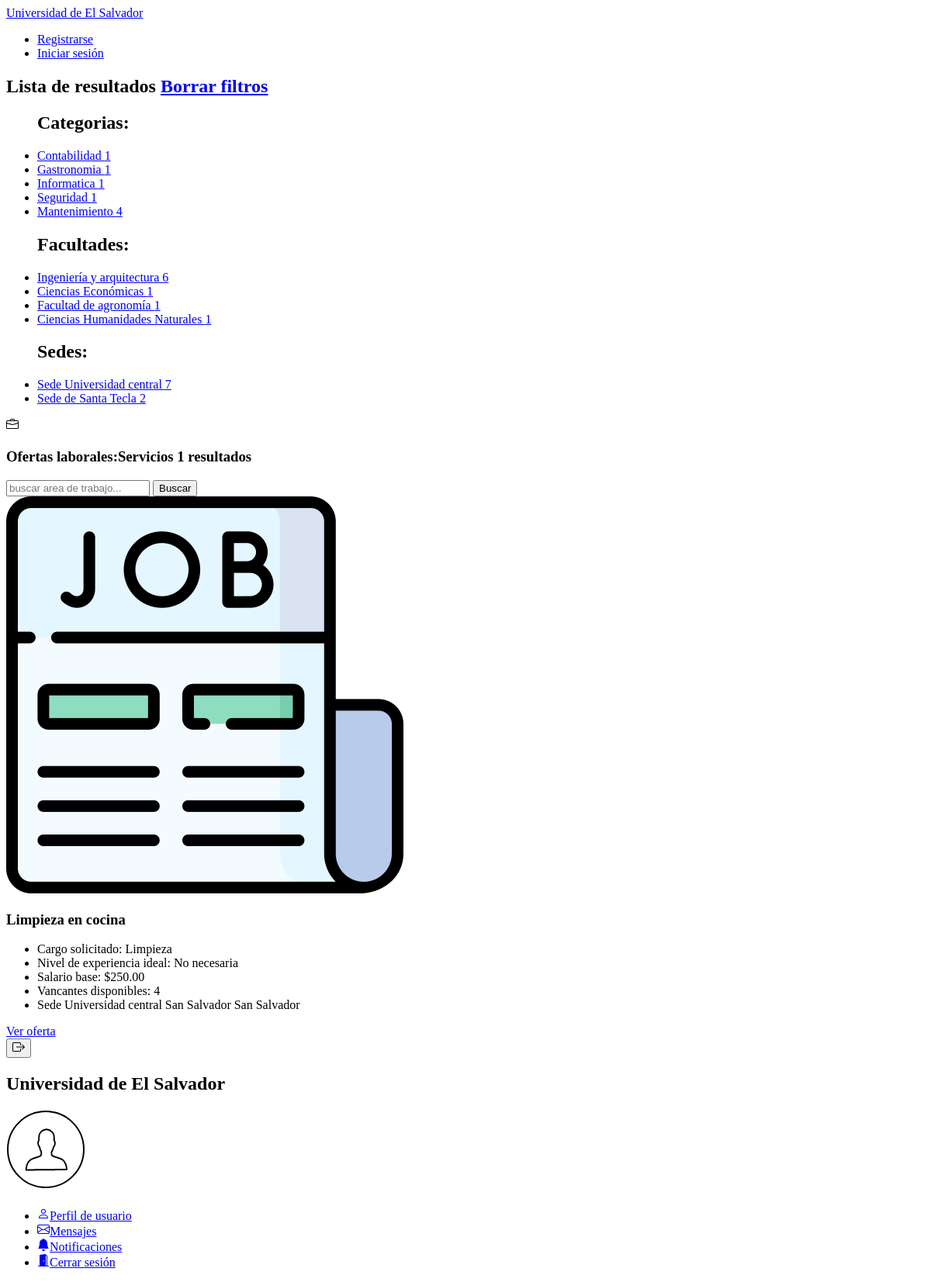
/busqueda/Servicios/, run on an earlier commit of the app's database.
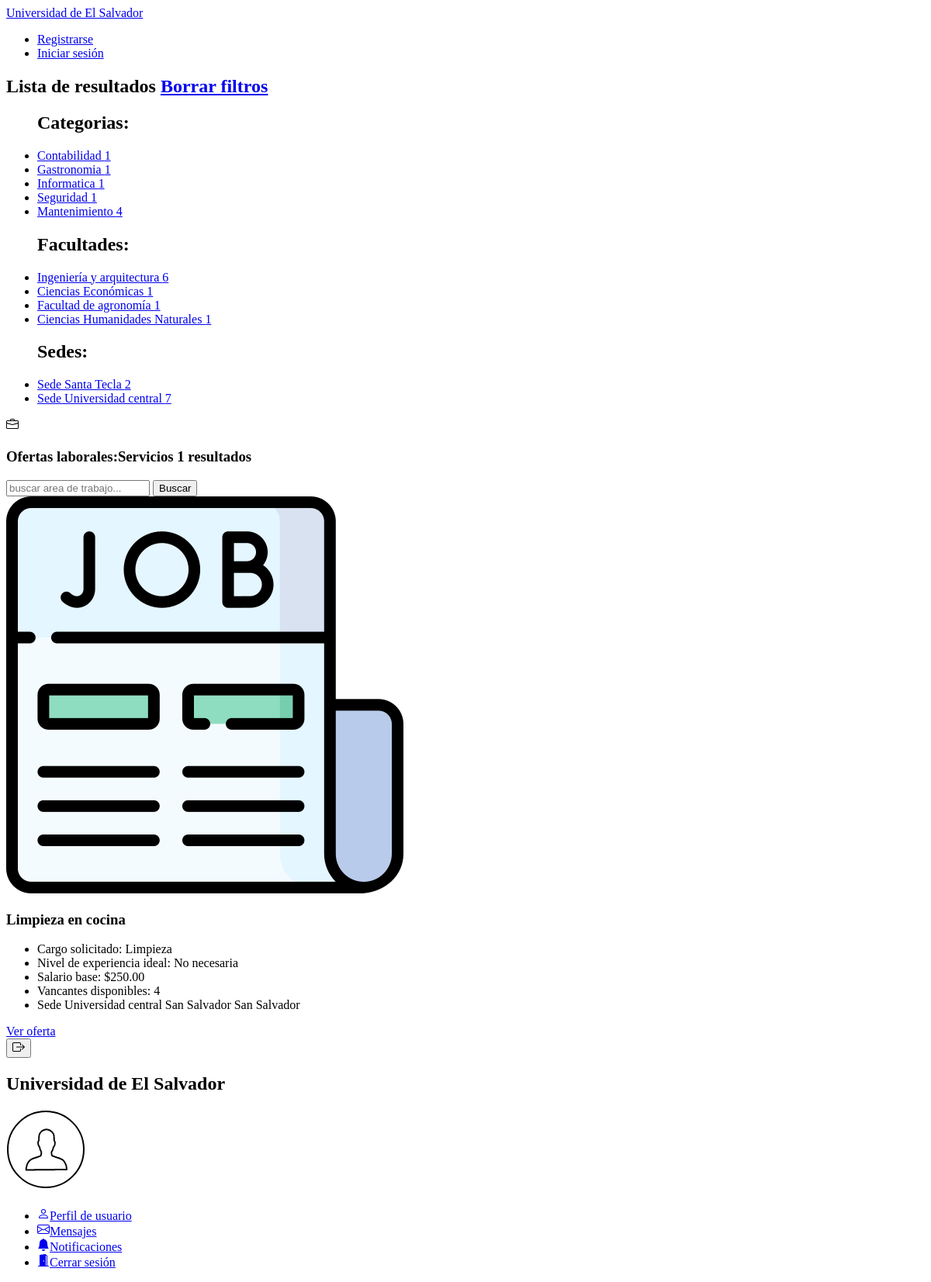
And on a later commit of the database.
### apps/OfertasLaborales/models.py (models this page shows, shortened)
class Categoria(models.Model):
    nombre = models.CharField(max_length=100, default=None)

class Facultad(models.Model):
    nombre = models.CharField(max_length=100, default=None)

class Sede(models.Model):
    nombre = models.CharField(max_length=100, default=None)
    ciudad = models.CharField(max_length=100, default=None, null=True)
    departamento = models.CharField(max_length=100, default=None, null=True)

class OfertaLaboral(models.Model):
    area_de_trabajo = models.CharField(max_length=150, default=None, null=True)
    cargo_solicitado = models.CharField(max_length=150, default=None, null=True)
    vacantes = models.CharField(max_length=150, default=None, null=True)
    tipo_contratacion = models.CharField(max_length=150, default=None, null=True)
    nivel_experiencia = models.CharField(max_length=150, default=None, null=True)
    generos = models.CharField(max_length=150, default=None, null=True)
    edad_solicitada = models.CharField(max_length=150, default=None, null=True)
    salario_minimo = models.DecimalField(max_digits=10000,decimal_places=2,default=0.00, null=True)
    salario_maximo = models.DecimalField(max_digits=10000,decimal_places=2,default=0.00, null=True)
    descripcion = models.CharField(max_length=1000, default=None, null=True)
    categoria = models.ForeignKey(Categoria, on_delete=models.CASCADE)
    facultad = models.ForeignKey(Facultad, on_delete=models.CASCADE)
    sede = models.ForeignKey(Sede, on_delete=models.CASCADE)

### apps/OfertasLaborales/views.py (the view, shortened to what this page needs)
# urls.py: path('busqueda/<str:busqueda>/', views.Busqueda.as_view(), name='busqueda'),
class Busqueda(Inicio):
    def get(self, request, busqueda):
        context = self.get_context_data(busqueda, form=BusquedaForm())
        return render(request, self.template_name, context)
    def get_context_data(self, busqueda, **kwargs):
        context = super().get_context_data(**kwargs)
        context['ofertaslaborales'] = self.get_queryset(busqueda)
        context['filtro'] = busqueda
        context['regresar'] = 'Borrar filtros'
        for objeto in self.object_list:
            context[objeto.__name__] = objeto.objects.annotate(Count('ofertalaboral')).exclude(nombre = busqueda)
        return context
    def get_queryset(self, busqueda):
        for objeto in self.object_list:
            try:
                query = objeto.objects.get(nombre=busqueda).ofertalaboral_set.all()
                return query
            except objeto.DoesNotExist:
                query = None
        return query

### apps/OfertasLaborales/forms.py
class BusquedaForm(forms.Form):
    busqueda = forms.CharField(label=False,max_length=250, widget=forms.TextInput(attrs={'placeholder': 'buscar area de trabajo...'}))

### apps/OfertasLaborales/views.py (called while the page is built)
    def get_context_data(self, **kwargs):
        context = super().get_context_data(**kwargs)
        context['ofertaslaborales'] = OfertaLaboral.objects.all()
        context['resultados'] = OfertaLaboral.objects.count()
        for objeto in self.object_list:
            context[objeto.__name__] = objeto.objects.annotate(Count('ofertalaboral'))
        return context

### templates/OfertasLaborales/inicio.html (shortened to what this page needs)
<!DOCTYPE html>
{% extends 'base.html' %}
{% load compress %}
{% load static %}
{% block contenido %}
<div class="contenedor">
    <aside class="aside-ofertaslab">
        <nav class="sidebar-ofertaslab">
            <div class="sidebar-title">
                <h2>Lista de resultados <span><a href="{% url 'inicio' %}">{{regresar}}</a></span></h2>
            </div>
            <ul class="list-items">
                <h2>Categorias:</h2>
                {% for categoria in Categoria %}
                <li><a href="{% url 'busqueda' categoria.nombre %}">{{categoria.nombre}} <span>{{categoria.ofertalaboral__count}}</span></a></li>
                {% endfor %}
            </ul>
            <ul class="list-items">
                <h2>Facultades:</h2>
                {% for facultad in Facultad %}
                <li><a href="{% url 'busqueda' facultad.nombre %}">{{facultad.nombre}} <span>{{facultad.ofertalaboral__count}}</span></a></li>
                {% endfor %}
            </ul>
            <ul class="list-items">
                <h2>Sedes:</h2>
                {% for sede in Sede %}
                <li><a href="{% url 'busqueda' sede.nombre %}">{{sede.nombre}} <span>{{sede.ofertalaboral__count}}</span></a></li>
                {% endfor %}
            </ul>
        </nav>
    </aside>
    <section class="contenido-ofertaslab">
        <nav class="navbar-ofertaslab">
            <strong>
                <h3>Ofertas laborales:<span>{{filtro}} {{ofertaslaborales.count}} resultados</span></h3>
            </strong>
            <div class="navbar-ofertaslab-items">
                <form action="" method="post" class="form-seach">
                    {{form.busqueda}}
                    <button type="submit">Buscar</button>
                </form>
            </div>
        </nav>
        <main class="taps-ofertaslab">
            <div>
                {% for oferta in ofertaslaborales %}
                <div class="tap-ofertalab">
                    <div>
                        <img src="{% static 'img/oferta.png' %}" alt="img">
                    </div>
                    <div class="tap-contenido">
                        <h3>{{oferta.area_de_trabajo}}</h3>
                        <ul>
                            <li>Cargo solicitado: {{oferta.cargo_solicitado}}</li>
                            <li>Nivel de experiencia ideal: {{oferta.nivel_experiencia}}</li>
                            <li>Salario base: ${{oferta.salario_minimo}}</li>
                            <li>Vancantes disponibles: {{oferta.vacantes}}</li>
                            <li>{{oferta.sede.nombre}} {{oferta.sede.ciudad}} {{oferta.sede.departamento}}</li>
                        </ul>
                        <a href="{% url 'solicitud' oferta.pk oferta.area_de_trabajo %}">Ver oferta</a>
                    </div>
                </div>
                {% endfor %}
            </div>
        </main>
    </section>
</div>
{% endblock contenido %}

What changed in the data, as far as the page shows it:
changed Sede: nombre "Sede de Santa Tecla" → "Sede Santa Tecla"; moves up the list
